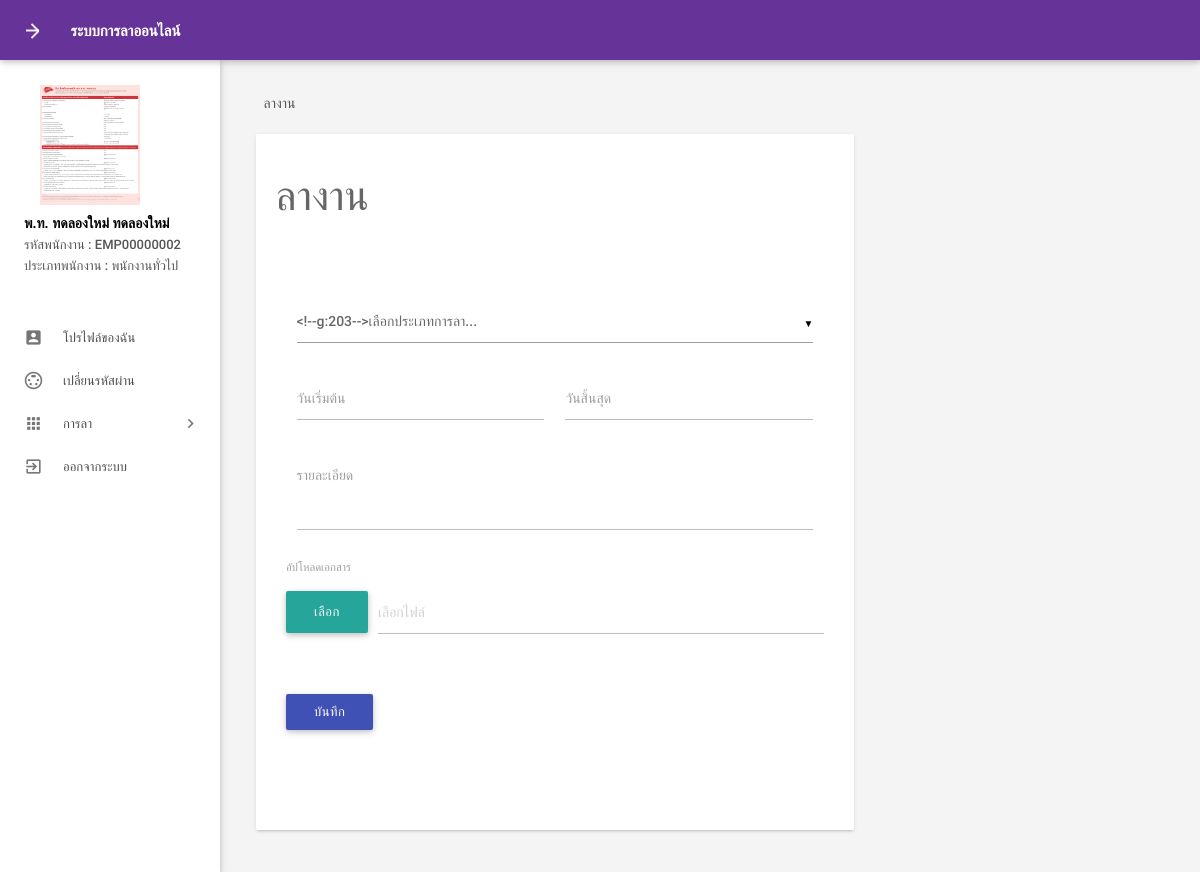
Screenshot of /apply-leave.php (signed in) with the database file from the repository.
### tables this page shows
CREATE TABLE `tblemployees` (
  `id` int(11) NOT NULL,
  `EmpId` varchar(100) NOT NULL,
  `Prefix` varchar(100) NOT NULL,
  `FirstName` varchar(150) NOT NULL,
  `LastName` varchar(150) NOT NULL,
  `EmailId` varchar(200) NOT NULL,
  `Password` varchar(180) NOT NULL,
  `Gender` enum('ชาย','หญิง','อื่นๆ') NOT NULL,
  `Dob` varchar(100) NOT NULL,
  `Department` varchar(255) NOT NULL,
  `Address` varchar(255) NOT NULL,
  `provinces` varchar(200) NOT NULL,
  `amphures` varchar(100) NOT NULL,
  `districts` varchar(150) NOT NULL,
  `zip_code` text NOT NULL,
  `Phonenumber` char(11) NOT NULL,
  `Status` int(1) NOT NULL,
  `Type_Employee` enum('พนักงานทั่วไป','แอดมิน') NOT NULL,
  `RegDate` timestamp NOT NULL DEFAULT CURRENT_TIMESTAMP
);

CREATE TABLE `picture` (
  `id` int(11) NOT NULL,
  `path` text NOT NULL,
  `eid` int(11) NOT NULL
);

### apply-leave.php (the view, shortened to what this page needs)
<?php
include('includes/config.php');
if (strlen($_SESSION['emplogin']) == 0) {
    header('location:index.php');
} else {
?>
<!DOCTYPE html>
<html lang="th">
<head>
    <link type="text/css" rel="stylesheet" href="assets/plugins/materialize/css/materialize.min.css" />
    <link href="assets/plugins/material-preloader/css/materialPreloader.min.css" rel="stylesheet">
    <link href="assets/css/alpha.min.css" rel="stylesheet" type="text/css" />
    <link href="assets/css/custom.css" rel="stylesheet" type="text/css" />
</head>
<body>
    <?php include('includes/header.php'); ?>
    <?php include('includes/sidebar.php'); ?>
    <main class="mn-inner">
        <div class="row">
            <div class="col s12">
                <div class="page-title">ลางาน</div>
            </div>
            <div class="col s12 m12 l8">
                <div class="card">
                    <div class="card-content">
                        <form id="example-form" method="post" name="addleave" enctype="multipart/form-data">
                            <div>
                                <h3>ลางาน</h3>
                                <section>
                                    <div class="wizard-content">
                                        <div class="row">
                                            <div class="col m12">
                                                <div class="row">
                                                    <div class="input-field col  s12">
                                                            <?php $sql = "SELECT  LeaveType from tblleavetype";
                                                                $query = $dbh->prepare($sql);
                                                                $query->execute();
                                                                $results = $query->fetchAll(PDO::FETCH_OBJ);
                                                                if ($query->rowCount() > 0) {
                                                                    foreach ($results as $result) {   ?>
                                                            <?php print_r($sql);
                                                                    }
                                                                } ?>
                                                    </div>
                                                    <div class="input-field col m6 s12">
                                                        <label for="fromdate">วันเริ่มต้น</label>
                                                        <input placeholder="" id="fromdate" name="fromdate"
                                                            class="datepicker" type="date" required>
                                                    </div>
                                                    <div class="input-field col m6 s12">
                                                        <label for="todate">วันสิ้นสุด</label>
                                                        <input placeholder="" id="todate" name="todate"
                                                            class="datepicker" type="date" required>
                                                    </div>
                                                    <div class="input-field col m12 s12">
                                                        <label for="birthdate">รายละเอียด</label>
                                                        <textarea id="textarea1" name="description"
                                                            class="materialize-textarea" length="500"
                                                            required></textarea>
                                                    </div>
                                                    <div class="row">
                                                        <label for="picture">อัปโหลดเอกสาร</label>
                                                        <div class="file-field input-field">
                                                            <div class="btn">
                                                                <span>เลือก</span>
                                                            </div>
                                                            <div class="file-path-wrapper">
                                                                <input class="file-path validate" type="text"
                                                                    placeholder="เลือกไฟล์" />
                                                            </div>
                                                        </div>
                                                    </div>
                                                </div>
                                                <button type="submit" name="apply" id="apply"
                                                    class="waves-effect waves-light btn indigo m-b-xs">บันทึก</button>
                                            </div>
                                        </div>
                                </section>
                            </div>
                        </form>
                    </div>
                </div>
            </div>
        </div>
    </main>
    </div>
    <div class="left-sidebar-hover"></div>
</body>
</html>
<?php } ?>

### includes/header.php (shortened to what this page needs)
<div class="mn-content fixed-sidebar">
    <header class="mn-header navbar-fixed">
        <nav class="cyan darken-1">
            <div class="nav-wrapper row">
                <section class="material-design-hamburger navigation-toggle">
                    <a href="#" data-activates="slide-out" class="button-collapse show-on-large material-design-hamburger__icon">
                        <span class="material-design-hamburger__layer"></span>
                    </a>
                </section>
                <div class="header-title col s3">
                    <span class="chapter-title">ระบบการลาออนไลน์</span>
                </div>
            </div>
        </nav>
    </header>

### includes/sidebar.php (shortened to what this page needs)
<aside id="slide-out" class="side-nav white fixed">
    <div class="side-nav-wrapper">
        <div class="sidebar-profile">
            <div class="sidebar-profile-image">
                <?php
                   $eid = $_SESSION['eid'];
                   $sql2 = "SELECT * from  tblemployees left join picture on picture.eid = tblemployees.id where tblemployees.id  =:eid";
                   $query2 = $dbh->prepare($sql2);
                   $query2->bindParam(':eid', $eid, PDO::PARAM_STR);
                   $query2->execute();
                   $results2 = $query2->fetch(PDO::FETCH_ASSOC);
                   if (!is_null($results2['path'])) {
                       $image_src = (isset($_SERVER['HTTPS']) && $_SERVER['HTTPS'] === 'on' ? "https" : "http") . "://$_SERVER[HTTP_HOST]/elms/images/" . $results2['path'];
                   } else {
                       $image_src = (isset($_SERVER['HTTPS']) && $_SERVER['HTTPS'] === 'on' ? "https" : "http") . "://$_SERVER[HTTP_HOST]/elms/images/default.png";
                   }
                   ?>
                <a
                    href="admin/form-images.php?eid=<?= $_SESSION['eid'] ?>&redirecturl=<?= (isset($_SERVER['HTTPS']) && $_SERVER['HTTPS'] === 'on' ? "https" : "http") . "://$_SERVER[HTTP_HOST]$_SERVER[REQUEST_URI]"; ?>"><img
                        src="<?= $image_src  ?>"  alt=""></a>
            </div>
            <div class="sidebar-profile-info">
                <?php
                   $eid = $_SESSION['eid'];
                   $sql = "SELECT FirstName,LastName,EmpId,Type_Employee,Prefix from  tblemployees where id=:eid";
                   $query = $dbh->prepare($sql);
                   $query->bindParam(':eid', $eid, PDO::PARAM_STR);
                   $query->execute();
                   $results = $query->fetchAll(PDO::FETCH_OBJ);
                   if ($query->rowCount() > 0) {
                       foreach ($results as $result) {               ?>
                <p><?php echo htmlentities($result->Prefix . " " . $result->FirstName . " " . $result->LastName); ?>
                </p>
                <span>รหัสพนักงาน : </span><span><?php echo htmlentities($result->EmpId) ?></span> <br>
                <span>ประเภทพนักงาน : <?php echo htmlentities($result->Type_Employee) ?></span>
                <?php }
                   } ?>
            </div>
        </div>
        <ul class="sidebar-menu collapsible collapsible-accordion" data-collapsible="accordion">
            <li class="no-padding"><a class="waves-effect waves-grey" href="myprofile.php"><i
                        class="material-icons">account_box</i>โปรไฟล์ของฉัน</a></li>
            <li class="no-padding"><a class="waves-effect waves-grey" href="emp-changepassword.php"><i
                        class="material-icons">settings_input_svideo</i>เปลี่ยนรหัสผ่าน</a></li>
            <li class="no-padding">
                <a class="collapsible-header waves-effect waves-grey"><i class="material-icons">apps</i>การลา<i
                        class="nav-drop-icon material-icons">keyboard_arrow_right</i></a>
            </li>
            <li class="no-padding">
                <a class="waves-effect waves-grey" href="logout.php"><i
                        class="material-icons">exit_to_app</i>ออกจากระบบ</a>
            </li>
        </ul>
    </div>
</aside>

### assets/css/custom.css (style rules this page uses)
header.mn-header.navbar-fixed .cyan.darken-1 { background: #663399 !important; }

### rows the page displays
tblemployees: picture.path (picture), Prefix+FirstName+LastName "พ.ท. ทดลองใหม่ ทดลองใหม่", EmpId "EMP00000002", Type_Employee "พนักงานทั่วไป"
